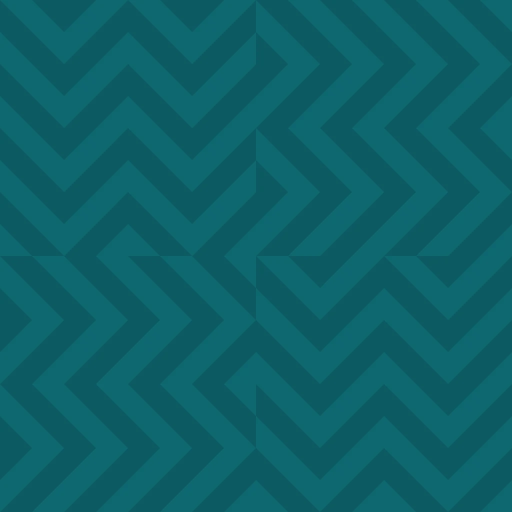
#> input picture assets/web/pattern/labirinto-petrolio.webp, 1024 x 1024 px, given in place of liquido-tono.webp, which was not available (shown at 1/2 size)
$ python vectorize_patterns.py
#> lines starting #> are read from the running program, lines starting #| are printed output that depends on the picture; after the words box and inside, x2 and y2 are one past the last pixel; in counts of white or black regions, pixels touching at a corner belong together
"""Vectorizes the flat-colour patterns into SVG (sharp at any resolution, 4K included).
Input: assets/web/pattern/**/*.webp (already rebuilt with crisp edges by crisp_patterns.py).
Output: assets/svg/pattern-<name>.svg. Each palette colour becomes one even-odd path traced from the
image contours, simplified to sub-pixel tolerance and drawn as smooth quadratic curves."""
import cv2, numpy as np
from PIL import Image
JOBS = {  # file: number of colours
 'ref/liquido-tono': 2, 'ref/liquido-crema': 2, 'ref/corallo-tono': 2, 'ref/corallo': 2,
 'ref/macchie-tono': 2, 'ref/macchie': 2, 'ref/geometrico': 2, 'ref/onde-strati': 5,
 'ref/swirl-retro': 4, 'ref/swirl-teal': 4, 'ref/agrumi': 3, 'ref/agrumi-tono': 3,
}
def palette(a, k):
    im = Image.fromarray(a).quantize(k, method=Image.Quantize.MEDIANCUT)
    p = np.array(im.getpalette()[:k * 3]).reshape(k, 3); idx = np.asarray(im)
    return p, idx
def smooth_path(c):
    pts = c.reshape(-1, 2).astype(float)
    if len(pts) < 3: return ''
    for _ in range(2):  # Chaikin corner cutting: removes the raster wobble
        q = np.roll(pts, -1, axis=0); pts = np.vstack([0.75 * pts + 0.25 * q, 0.25 * pts + 0.75 * q]).reshape(2, -1, 2).transpose(1, 0, 2).reshape(-1, 2)
    # quadratic curves through midpoints: smooth and compact
    mids = (pts + np.roll(pts, -1, axis=0)) / 2
    d = f'M{mids[-1][0]:.1f} {mids[-1][1]:.1f}'
    for p, m in zip(pts, mids): d += f'Q{p[0]:.1f} {p[1]:.1f} {m[0]:.1f} {m[1]:.1f}'
    return d + 'Z'
for name, k in JOBS.items():
    a = np.asarray(Image.open(f'assets/web/pattern/{name}.webp').convert('RGB'))
#> a is the input picture: shape (1024, 1024, 3); mean R, G, B 13, 97, 104.8
    h, w = a.shape[:2]
#> h = 1024; w = 1024
    pal, idx = palette(a, k)
#> in palette, `p = np.array(im.getpalette()[:k * 3]).reshape(k, 3)`: p = [[14, 104, 111], [12, 90, 98]]
#> in palette, `idx = np.asarray(im)`:
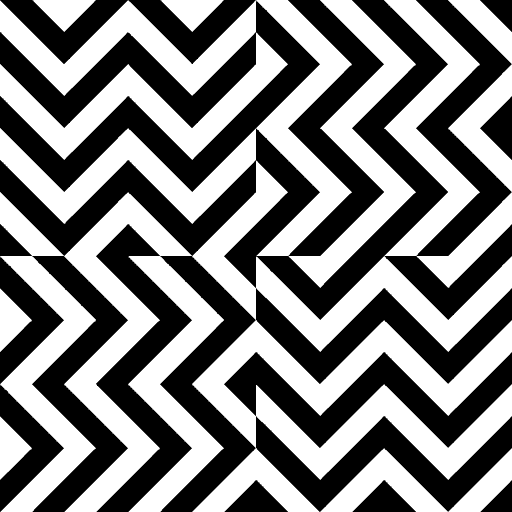
#> idx: shape (1024, 1024) (shown at 1/2 size); values 0 (black) and 1 (white), 49.9% white; 119 white regions (111 under 20 px), largest, box (x1, y1, x2, y2) and area: (0, 0, 1024, 1024) 469820, (640, 896, 1024, 1024) 18514, (896, 129, 1024, 384) 12298
#> pal = [[14, 104, 111], [12, 90, 98]]
    counts = np.bincount(idx.ravel(), minlength=k); order = np.argsort(-counts)
#> after `counts = np.bincount(idx.ravel(), minlength=k)`: counts = [525299, 523277]
#> after `order = np.argsort(-counts)`: order = [0, 1]
    hexc = lambda c: '#%02x%02x%02x' % tuple(int(v) for v in c)
    parts = [f'<svg xmlns="http://www.w3.org/2000/svg" viewBox="0 0 {w} {h}" preserveAspectRatio="xMidYMid slice"><rect width="{w}" height="{h}" fill="{hexc(pal[order[0]])}"/>']
    for ci in order[1:]:
        mask = (idx == ci).astype(np.uint8) * 255
        mask = cv2.morphologyEx(mask, cv2.MORPH_OPEN, np.ones((3, 3), np.uint8))
        cs, _ = cv2.findContours(mask, cv2.RETR_CCOMP, cv2.CHAIN_APPROX_NONE)
        d = ''.join(smooth_path(cv2.approxPolyDP(c, 2.2, True)) for c in cs if cv2.contourArea(c) > 30)
        if d: parts.append(f'<path fill="{hexc(pal[ci])}" stroke="{hexc(pal[ci])}" stroke-width="2.5" stroke-linejoin="round" fill-rule="evenodd" d="{d}"/>')
#> this loop made 1 pass
#> d on pass 1: 'M85.2 19.5'
#> after the loop, parts = 2 items
    parts.append('</svg>')
    out = f'assets/svg/pattern-{name.split("/")[-1]}.svg'
    open(out, 'w').write(''.join(parts))
    print(out, w, h, round(len(''.join(parts)) / 1024), 'KB')
#| assets/svg/pattern-liquido-tono.svg 1024 1024 19 KB
#> pass 2 of the loop `for name, k in JOBS.items():`:
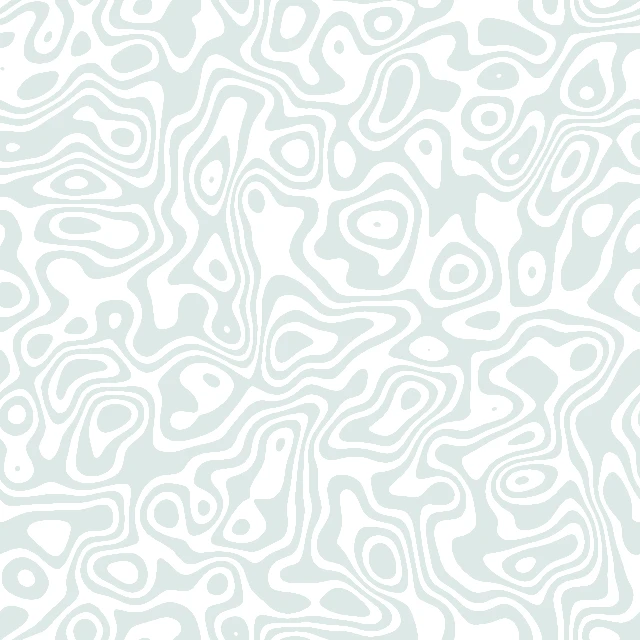
#> input picture assets/web/pattern/liquido-pale.webp, 640 x 640 px, given in place of liquido-crema.webp, which was not available
#> a is the input picture: shape (640, 640, 3); mean R, G, B 236.8, 243.1, 241.8
#> im: PIL image 640x640 P
#> p = [[250, 252, 252], [222, 233, 230]]
#> in palette (call 2), `idx = np.asarray(im)`:
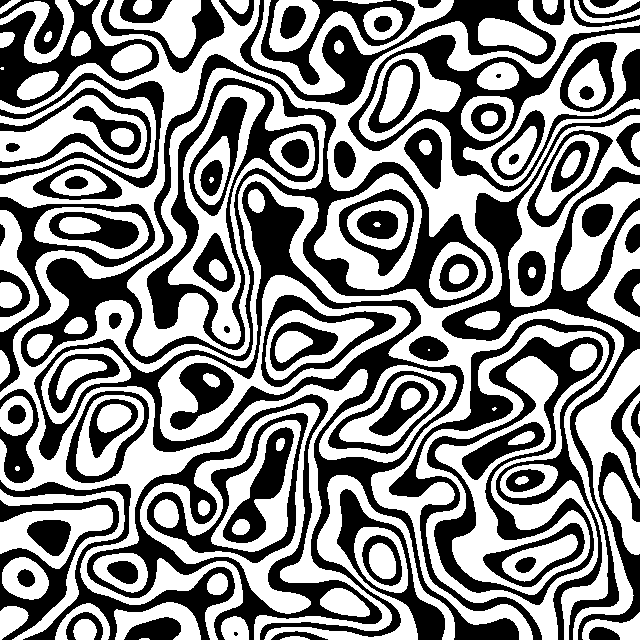
#> idx: shape (640, 640); values 0 (black) and 1 (white), 53.3% white; 90 black regions (2 under 20 px), largest, box (x1, y1, x2, y2) and area: (34, 181, 519, 640) 18959, (21, 54, 493, 367) 16253, (442, 108, 640, 640) 11244
#> counts = [191313, 218287]
#> order = [1, 0]
#> the loop `for ci in order[1:]:` made 1 pass
#> d on pass 1: 'M2.2 4.1'
#| assets/svg/pattern-liquido-crema.svg 640 640 217 KB
#> (the run stopped early here; a loop or call above may not have finished)
